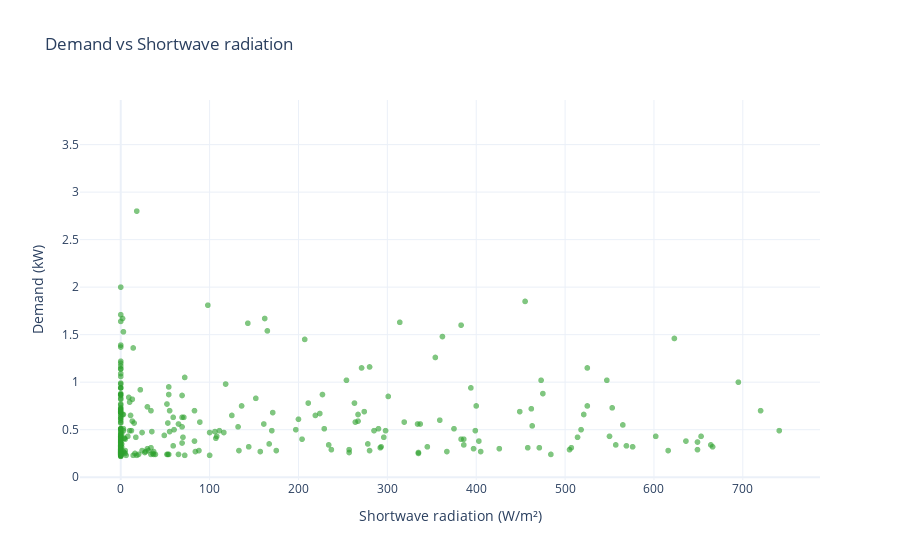

The cell this chart's notebook holds for it:
### Markdown cell above
### Figure 3 – Demand vs shortwave radiation

### Code cell
# Visualize Demand vs Shortwave Radiation
irr_sample = subset.sample(2000, random_state=21)
fig, ax = plt.subplots(figsize=(6, 4))
sns.scatterplot(data=irr_sample, x='Shortwave_radiation (W/m²)', y='Demand', color=COLORS['irradiance'], alpha=0.6, ax=ax)
ax.set_title('Demand vs Shortwave radiation')
ax.set_xlabel('Shortwave radiation (W/m²)')
ax.set_ylabel('Demand (kW)')
fig.tight_layout()
save_figure(fig, 'task5_fig_demand_vs_shortwave')
plt.show()

fig_px = px.scatter(irr_sample, x='Shortwave_radiation (W/m²)', y='Demand', opacity=0.6,
                    labels={'Shortwave_radiation (W/m²)': 'Shortwave radiation (W/m²)', 'Demand': 'Demand (kW)'},
                    title='Demand vs Shortwave radiation')
save_interactive(fig_px, 'task5_fig_demand_vs_shortwave_interactive')
fig_px.show()

### Figure 1 — Plotly figure (JSON) as saved in the notebook; plotly's stock layout.template omitted (floating-point values rounded to 4 significant figures; data arrays with more than 128 entries replaced by an {"elided": "..."} marker saying what was removed)
{"data": [{"hovertemplate": "Shortwave radiation (W/m²)=%{x}<br>Demand (kW)=%{y}<extra></extra>", "legendgroup": "", "marker": {"color": "#2ca02c", "opacity": 0.6, "symbol": "circle"}, "mode": "markers", "name": "", "showlegend": false, "type": "scattergl", "x": {"elided": "2000 float values"}, "xaxis": "x", "y": {"elided": "2000 float values"}, "yaxis": "y"}], "layout": {"legend": {"tracegroupgap": 0}, "title": {"text": "Demand vs Shortwave radiation"}, "xaxis": {"anchor": "y", "domain": [0, 1], "title": {"text": "Shortwave radiation (W/m²)"}}, "yaxis": {"anchor": "x", "domain": [0, 1], "title": {"text": "Demand (kW)"}}}}
